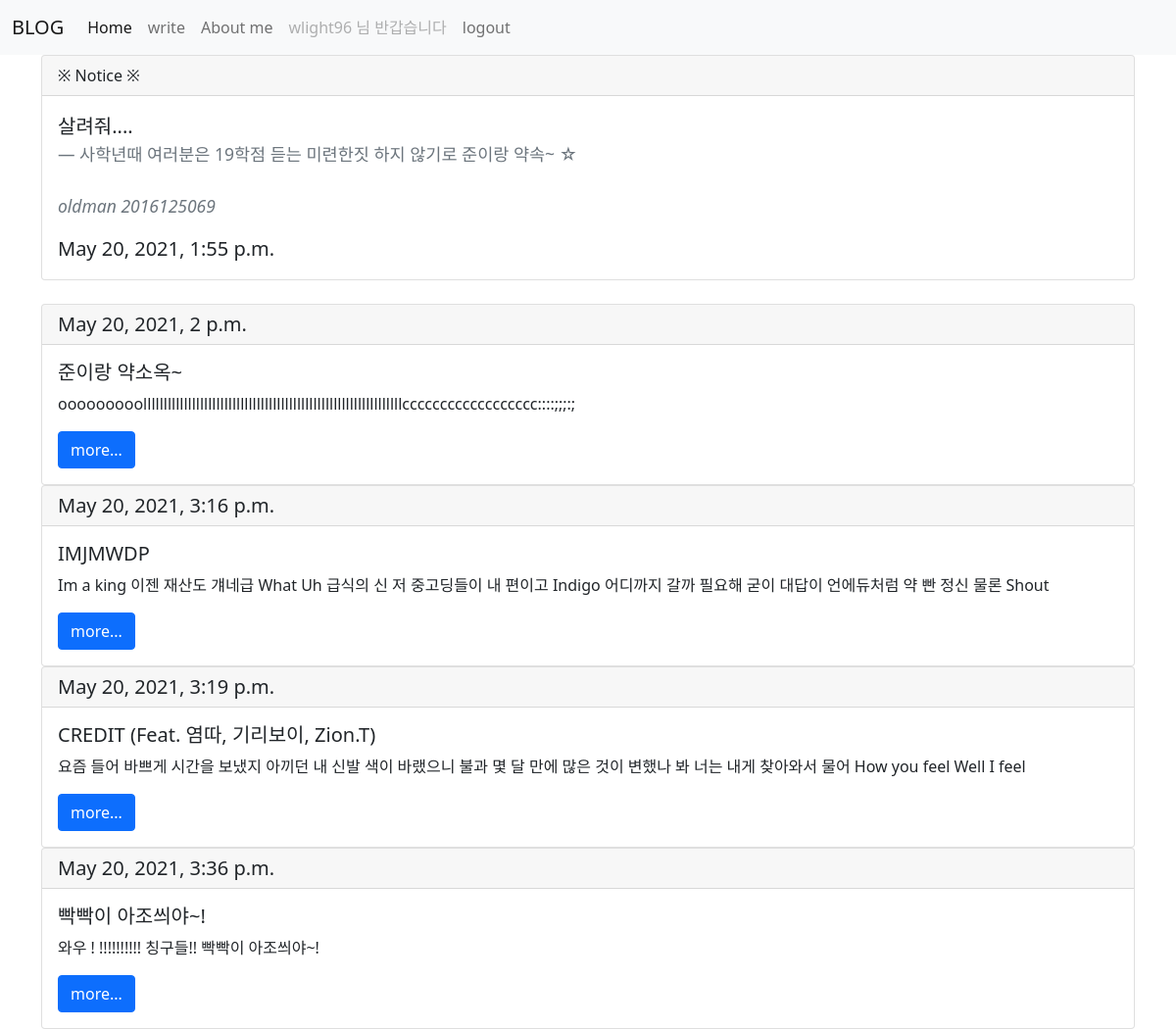
The app's page / (signed in) with its own data.
### oldmanblog/models.py (models this page shows, shortened)
class Oldman_notice(models.Model):
    notice_title = models.CharField(max_length=200)
    pub_date = models.DateTimeField('date published')
    name = models.CharField(max_length=10)
    student_code = models.IntegerField()
    body = models.TextField()
    def __str__(self):
        return self.notice_title

class Oldman_blog(models.Model):
    title = models.CharField(max_length=200)
    pub_date = models.DateTimeField('date published')
    body = models.TextField()
    def summary(self):
        return self.body[:100]

### oldmanblog/views.py (the view)
# urls.py: 2. Add a URL to urlpatterns:  path('', views.home, name='home')
def home(request):
    blogs = Oldman_blog.objects
    notices = Oldman_notice.objects
    return render(request,'home.html',{'blogs':blogs, 'notices':notices})

### oldmanblog/templates/home.html
{% extends 'base.html'%}
{% block content%}
  <div class="card">
    <div class="card-header">
      ※ Notice ※
    </div>
    <div class="card-body">
      <blockquote class="blockquote mb-0">
        <p>{{notices.last}}</p>
        <footer class="blockquote-footer">{{notices.last.body}}
          <br>
          <br>
          <p><cite title="Source Title">{{notices.last.name}}  {{notices.last.student_code}}</cite></p></footer>
          <p><cite title="Source Title"></cite>{{notices.last.pub_date}}</p>
        </blockquote>
    </div>
  </div>
  <br>
  {% for blog in blogs.all %}
    <div class="card">
      <h5 class="card-header">{{blog.pub_date}}</h5>
      <div class="card-body">
        <h5 class="card-title">{{blog.title}}</h5>
        <p class="card-text">{{blog.summary}}</p>
        <a href="{%url 'detail' blog.id%}" class="btn btn-primary">more...</a>
      </div>
    </div>
  {% endfor %}
{%endblock%}

### oldman_project2/templates/base.html (shortened to what this page needs)
<!DOCTYPE html>
<html lang="en">
<head>
    <link href="https://cdn.jsdelivr.net/npm/bootstrap@5.0.1/dist/css/bootstrap.min.css" rel="stylesheet">
</head>
<body>
    <nav class="navbar navbar-expand-lg navbar-light bg-light">
        <div class="container-fluid">
          <a class="navbar-brand" href="{% url 'home' %}">BLOG</a>
          <div class="collapse navbar-collapse" id="navbarNavAltMarkup">
            <div class="navbar-nav">
              <a class="nav-link active" aria-current="page" href="{%url 'home'%}">Home</a>
              {% if user.is_authenticated %}
              <a class="nav-link" href="{% url 'new' %}">write</a>
              <a class="nav-link" href="{% url 'aboutme'%}">About me</a>
              <li class="nav-item">
                <a class="nav-link disabled" > {{user.username}} 님 반갑습니다</a>
              </li>
              <a class="nav-link" href="{% url 'logout'%}" >logout</a>
              {% else %}
              <a class="nav-link" href="{% url 'signup'%}" >sign up</a>
              <a class="nav-link" href="{% url 'login'%}" >login</a>
              {%endif%}
            </div>
          </div>
        </div>
      </nav>
      <div class="container">
          {%block content%}
          {%endblock%}
      </div>
</body>
</html>

### records on screen
Oldman_notice: last "살려줘....", last.body "사학년때 여러분은 19학점 듣는 미련한짓 하지 않기로 준이랑 약속~ ☆", last.name "oldman", last.student_code "2016125069", last.pub_date "May 20, 2021, 1:55 p.m."
Oldman_blog: pub_date "May 20, 2021, 2 p.m.", title "준이랑 약소옥~", summary "ooooooooollllllllllllllllllllllllllllllllllllllllllllllllllllllllllllllllcccccccccccccccccc::::;;;:;"
Oldman_blog: pub_date "May 20, 2021, 3:16 p.m.", title "IMJMWDP", summary "Im a king 이젠 재산도 걔네급 What Uh 급식의 신 저 중고딩들이 내 편이고 Indigo 어디까지 갈까 필요해 굳이 대답이 언에듀처럼 약 빤 정신 물론 Shout"
Oldman_blog: pub_date "May 20, 2021, 3:19 p.m.", title "CREDIT (Feat. 염따, 기리보이, Zion.T)", summary "요즘 들어 바쁘게 시간을 보냈지 아끼던 내 신발 색이 바랬으니 불과 몇 달 만에 많은 것이 변했나 봐 너는 내게 찾아와서 물어 How you feel Well I feel"
Oldman_blog: pub_date "May 20, 2021, 3:36 p.m.", title "빡빡이 아조씌야~!", summary "와우 ! !!!!!!!!!! 칭구들!! 빡빡이 아조씌야~!"

### other values on screen
{{ user.username }} "wlight96"
